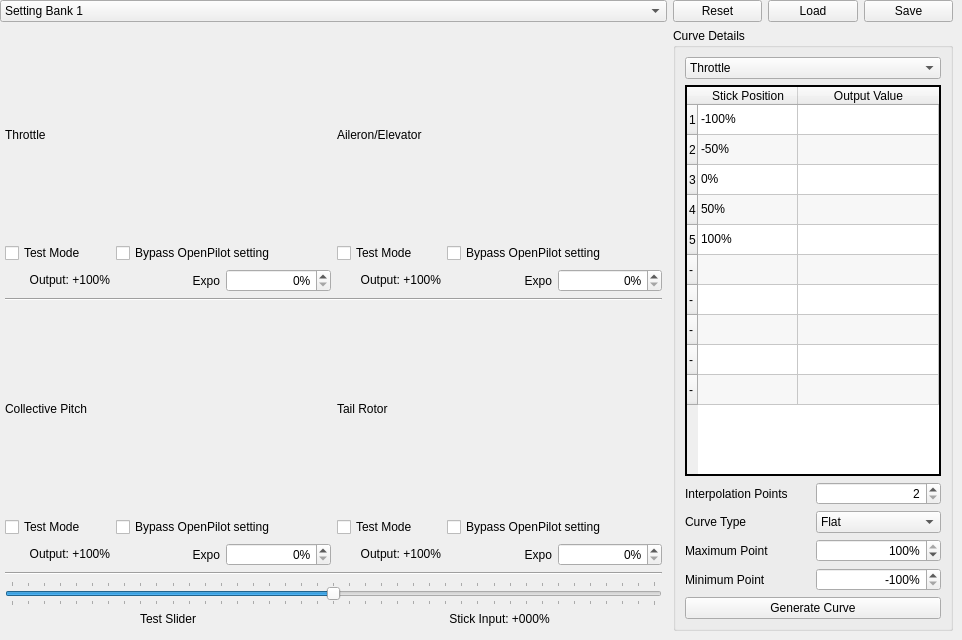
         <widget class="QWidget" name="curves">
          <attribute name="title">
           <string>Curves</string>
          </attribute>
          <widget class="QWidget" name="gridLayoutWidget">
           <property name="geometry">
            <rect>
             <x>0</x>
             <y>0</y>
             <width>953</width>
             <height>631</height>
            </rect>
           </property>
           <layout class="QGridLayout" name="gridLayout_4" columnstretch="1,0,0,0">
            <item row="0" column="0">
             <widget class="QComboBox" name="comboBox_4">
              <item>
               <property name="text">
                <string>Setting Bank 1</string>
               </property>
              </item>
              <item>
               <property name="text">
                <string>Setting Bank 2</string>
               </property>
              </item>
              <item>
               <property name="text">
                <string>Setting Bank 3</string>
               </property>
              </item>
             </widget>
            </item>
            <item row="0" column="3">
             <widget class="QPushButton" name="fblSaveBank">
              <property name="text">
               <string>Save</string>
              </property>
             </widget>
            </item>
            <item row="0" column="1">
             <widget class="QPushButton" name="fblResetBank">
              <property name="text">
               <string>Reset</string>
              </property>
             </widget>
            </item>
            <item row="0" column="2">
             <widget class="QPushButton" name="fblLoadBank">
              <property name="text">
               <string>Load</string>
              </property>
             </widget>
            </item>
            <item row="1" column="1" colspan="3">
             <widget class="QGroupBox" name="groupBox_4">
              <property name="title">
               <string>Curve Details</string>
              </property>
              <layout class="QGridLayout" name="gridLayout_5">
               <item row="9" column="0" colspan="2">
                <widget class="QPushButton" name="fblGenerateCurve">
                 <property name="text">
                  <string>Generate Curve</string>
                 </property>
                </widget>
               </item>
               <item row="4" column="0" colspan="2">
                <widget class="QTableWidget" name="curveDetailTable">
                 <property name="sizePolicy">
                  <sizepolicy hsizetype="Expanding" vsizetype="Expanding">
                   <horstretch>0</horstretch>
                   <verstretch>0</verstretch>
                  </sizepolicy>
                 </property>
                 <property name="frameShape">
                  <enum>QFrame::Box</enum>
                 </property>
                 <property name="frameShadow">
                  <enum>QFrame::Plain</enum>
                 </property>
                 <property name="lineWidth">
                  <number>2</number>
                 </property>
                 <property name="midLineWidth">
                  <number>0</number>
                 </property>
                 <property name="alternatingRowColors">
                  <bool>true</bool>
                 </property>
                 <property name="selectionMode">
                  <enum>QAbstractItemView::NoSelection</enum>
                 </property>
                 <property name="cornerButtonEnabled">
                  <bool>false</bool>
                 </property>
                 <attribute name="horizontalHeaderShowSortIndicator" stdset="0">
                  <bool>false</bool>
                 </attribute>
                 <attribute name="horizontalHeaderStretchLastSection">
                  <bool>true</bool>
                 </attribute>
                 <attribute name="verticalHeaderStretchLastSection">
                  <bool>false</bool>
                 </attribute>
                 <row>
                  <property name="text">
                   <string>1</string>
                  </property>
                 </row>
                 <row>
                  <property name="text">
                   <string>2</string>
                  </property>
                 </row>
                 <row>
                  <property name="text">
                   <string>3</string>
                  </property>
                 </row>
                 <row>
                  <property name="text">
                   <string>4</string>
                  </property>
                 </row>
                 <row>
                  <property name="text">
                   <string>5</string>
                  </property>
                 </row>
                 <row>
                  <property name="text">
                   <string>-</string>
                  </property>
                 </row>
                 <row>
                  <property name="text">
                   <string>-</string>
                  </property>
                 </row>
                 <row>
                  <property name="text">
                   <string>-</string>
                  </property>
                 </row>
                 <row>
                  <property name="text">
                   <string>-</string>
                  </property>
                 </row>
                 <row>
                  <property name="text">
                   <string>-</string>
                  </property>
                 </row>
                 <column>
                  <property name="text">
                   <string>Stick Position</string>
                  </property>
                 </column>
                 <column>
                  <property name="text">
                   <string>Output Value</string>
                  </property>
                 </column>
                 <item row="0" column="0">
                  <property name="text">
                   <string>-100%</string>
                  </property>
                 </item>
                 <item row="0" column="1">
                  <property name="text">
                   <string/>
                  </property>
                 </item>
                 <item row="1" column="0">
                  <property name="text">
                   <string>-50%</string>
                  </property>
                 </item>
                 <item row="1" column="1">
                  <property name="text">
                   <string/>
                  </property>
                 </item>
                 <item row="2" column="0">
                  <property name="text">
                   <string>0%</string>
                  </property>
                 </item>
                 <item row="2" column="1">
                  <property name="text">
                   <string/>
                  </property>
                 </item>
                 <item row="3" column="0">
                  <property name="text">
                   <string>50%</string>
                  </property>
                 </item>
                 <item row="3" column="1">
                  <property name="text">
                   <string/>
                  </property>
                 </item>
                 <item row="4" column="0">
                  <property name="text">
                   <string>100%</string>
                  </property>
                 </item>
                 <item row="4" column="1">
                  <property name="text">
                   <string/>
                  </property>
                 </item>
                </widget>
               </item>
               <item row="2" column="0" colspan="2">
                <widget class="QComboBox" name="fblCurveSelector">
                 <item>
                  <property name="text">
                   <string>Throttle</string>
                  </property>
                 </item>
                 <item>
                  <property name="text">
                   <string>Aileron/Elevator</string>
                  </property>
                 </item>
                 <item>
                  <property name="text">
                   <string>Collective Pitch</string>
                  </property>
                 </item>
                 <item>
                  <property name="text">
                   <string>Tail Rotor</string>
                  </property>
                 </item>
                </widget>
               </item>
               <item row="5" column="0">
                <widget class="QLabel" name="label_9">
                 <property name="text">
                  <string>Interpolation Points</string>
                 </property>
                </widget>
               </item>
               <item row="5" column="1">
                <widget class="QSpinBox" name="fblNumIntPoints">
                 <property name="alignment">
                  <set>Qt::AlignRight|Qt::AlignTrailing|Qt::AlignVCenter</set>
                 </property>
                 <property name="minimum">
                  <number>2</number>
                 </property>
                 <property name="maximum">
                  <number>10</number>
                 </property>
                 <property name="value">
                  <number>2</number>
                 </property>
                </widget>
               </item>
               <item row="6" column="0">
                <widget class="QLabel" name="label_10">
                 <property name="text">
                  <string>Curve Type</string>
                 </property>
                </widget>
               </item>
               <item row="7" column="0">
                <widget class="QLabel" name="label_11">
                 <property name="text">
                  <string>Maximum Point</string>
                 </property>
                </widget>
               </item>
               <item row="8" column="0">
                <widget class="QLabel" name="label_12">
                 <property name="text">
                  <string>Minimum Point</string>
                 </property>
                </widget>
               </item>
               <item row="7" column="1">
                <widget class="QSpinBox" name="fblMaximumPoint">
                 <property name="alignment">
                  <set>Qt::AlignRight|Qt::AlignTrailing|Qt::AlignVCenter</set>
                 </property>
                 <property name="suffix">
                  <string>%</string>
                 </property>
                 <property name="minimum">
                  <number>-100</number>
                 </property>
                 <property name="maximum">
                  <number>100</number>
                 </property>
                 <property name="value">
                  <number>100</number>
                 </property>
                </widget>
               </item>
               <item row="8" column="1">
                <widget class="QSpinBox" name="fblMinimumPoint">
                 <property name="alignment">
                  <set>Qt::AlignRight|Qt::AlignTrailing|Qt::AlignVCenter</set>
                 </property>
                 <property name="suffix">
                  <string>%</string>
                 </property>
                 <property name="minimum">
                  <number>-100</number>
                 </property>
                 <property name="maximum">
                  <number>100</number>
                 </property>
                 <property name="value">
                  <number>-100</number>
                 </property>
                </widget>
               </item>
               <item row="6" column="1">
                <widget class="QComboBox" name="comboBox_3">
                 <item>
                  <property name="text">
                   <string>Flat</string>
                  </property>
                 </item>
                 <item>
                  <property name="text">
                   <string>Linear Rise</string>
                  </property>
                 </item>
                 <item>
                  <property name="text">
                   <string>Linear Fall</string>
                  </property>
                 </item>
                 <item>
                  <property name="text">
                   <string>Single Expo</string>
                  </property>
                 </item>
                 <item>
                  <property name="text">
                   <string>Symmetric Expo</string>
                  </property>
                 </item>
                 <item>
                  <property name="text">
                   <string>V-Shape</string>
                  </property>
                 </item>
                </widget>
               </item>
              </layout>
             </widget>
            </item>
            <item row="1" column="0">
             <widget class="QWidget" name="widget" native="true">
              <layout class="QGridLayout" name="gridLayout_6" columnstretch="0,0,0,0,0,0">
               <property name="margin">
                <number>5</number>
               </property>
               <item row="1" column="1" colspan="2">
                <widget class="MixerCurveWidget" name="fblThrottleCurve" native="true">
                 <property name="sizePolicy">
                  <sizepolicy hsizetype="MinimumExpanding" vsizetype="MinimumExpanding">
                   <horstretch>0</horstretch>
                   <verstretch>0</verstretch>
                  </sizepolicy>
                 </property>
                 <property name="minimumSize">
                  <size>
                   <width>120</width>
                   <height>120</height>
                  </size>
                 </property>
                 <property name="styleSheet">
                  <string notr="true">background:transparent</string>
                 </property>
                </widget>
               </item>
               <item row="2" column="0">
                <widget class="QCheckBox" name="fblTmThrottle">
                 <property name="text">
                  <string>Test Mode</string>
                 </property>
                </widget>
               </item>
               <item row="8" column="1" colspan="2">
                <widget class="MixerCurveWidget" name="fblCollCurve" native="true">
                 <property name="sizePolicy">
                  <sizepolicy hsizetype="MinimumExpanding" vsizetype="MinimumExpanding">
                   <horstretch>0</horstretch>
                   <verstretch>0</verstretch>
                  </sizepolicy>
                 </property>
                 <property name="minimumSize">
                  <size>
                   <width>120</width>
                   <height>120</height>
                  </size>
                 </property>
                 <property name="styleSheet">
                  <string notr="true">background:transparent</string>
                 </property>
                </widget>
               </item>
               <item row="1" column="4" colspan="2">
                <widget class="MixerCurveWidget" name="fblAilElvCurve" native="true">
                 <property name="sizePolicy">
                  <sizepolicy hsizetype="MinimumExpanding" vsizetype="MinimumExpanding">
                   <horstretch>0</horstretch>
                   <verstretch>0</verstretch>
                  </sizepolicy>
                 </property>
                 <property name="minimumSize">
                  <size>
                   <width>120</width>
                   <height>120</height>
                  </size>
                 </property>
                 <property name="styleSheet">
                  <string notr="true">background:transparent</string>
                 </property>
                </widget>
               </item>
               <item row="8" column="4" colspan="2">
                <widget class="MixerCurveWidget" name="fblTailCurve" native="true">
                 <property name="sizePolicy">
                  <sizepolicy hsizetype="MinimumExpanding" vsizetype="MinimumExpanding">
                   <horstretch>0</horstretch>
                   <verstretch>0</verstretch>
                  </sizepolicy>
                 </property>
                 <property name="minimumSize">
                  <size>
                   <width>120</width>
                   <height>120</height>
                  </size>
                 </property>
                 <property name="styleSheet">
                  <string notr="true">background:transparent</string>
                 </property>
                </widget>
               </item>
               <item row="2" column="3">
                <widget class="QCheckBox" name="fblTmAilElv">
                 <property name="text">
                  <string>Test Mode</string>
                 </property>
                </widget>
               </item>
               <item row="9" column="0">
                <widget class="QCheckBox" name="fblTmColl">
                 <property name="text">
                  <string>Test Mode</string>
                 </property>
                </widget>
               </item>
               <item row="9" column="3">
                <widget class="QCheckBox" name="fblTmTail">
                 <property name="text">
                  <string>Test Mode</string>
                 </property>
                </widget>
               </item>
               <item row="14" column="0" colspan="3">
                <widget class="QLabel" name="fblTestSliderLabel">
                 <property name="text">
                  <string>Test Slider</string>
                 </property>
                 <property name="alignment">
                  <set>Qt::AlignCenter</set>
                 </property>
                </widget>
               </item>
               <item row="6" column="0" colspan="6">
                <widget class="Line" name="sepMed">
                 <property name="orientation">
                  <enum>Qt::Horizontal</enum>
                 </property>
                </widget>
               </item>
               <item row="12" column="0" colspan="6">
                <widget class="Line" name="sepBot">
                 <property name="orientation">
                  <enum>Qt::Horizontal</enum>
                 </property>
                </widget>
               </item>
               <item row="14" column="3" colspan="3">
                <widget class="QLabel" name="fblTestSliderVal">
                 <property name="text">
                  <string>Stick Input: +000%</string>
                 </property>
                 <property name="alignment">
                  <set>Qt::AlignCenter</set>
                 </property>
                </widget>
               </item>
               <item row="13" column="0" colspan="6">
                <widget class="QSlider" name="fblTestSlider">
                 <property name="minimum">
                  <number>-100</number>
                 </property>
                 <property name="maximum">
                  <number>100</number>
                 </property>
                 <property name="orientation">
                  <enum>Qt::Horizontal</enum>
                 </property>
                 <property name="tickPosition">
                  <enum>QSlider::TicksBothSides</enum>
                 </property>
                 <property name="tickInterval">
                  <number>5</number>
                 </property>
                </widget>
               </item>
               <item row="4" column="2">
                <widget class="QSpinBox" name="fblThrottleExpo">
                 <property name="alignment">
                  <set>Qt::AlignRight|Qt::AlignTrailing|Qt::AlignVCenter</set>
                 </property>
                 <property name="suffix">
                  <string>%</string>
                 </property>
                 <property name="maximum">
                  <number>60</number>
                 </property>
                </widget>
               </item>
               <item row="4" column="1">
                <widget class="QLabel" name="fblThrottleExpoLabel">
                 <property name="text">
                  <string>Expo</string>
                 </property>
                 <property name="alignment">
                  <set>Qt::AlignRight|Qt::AlignTrailing|Qt::AlignVCenter</set>
                 </property>
                </widget>
               </item>
               <item row="4" column="4">
                <widget class="QLabel" name="fblAilElvExpoLabel">
                 <property name="text">
                  <string>Expo</string>
                 </property>
                 <property name="alignment">
                  <set>Qt::AlignRight|Qt::AlignTrailing|Qt::AlignVCenter</set>
                 </property>
                </widget>
               </item>
               <item row="4" column="5">
                <widget class="QSpinBox" name="fblAilElvExpo">
                 <property name="alignment">
                  <set>Qt::AlignRight|Qt::AlignTrailing|Qt::AlignVCenter</set>
                 </property>
                 <property name="suffix">
                  <string>%</string>
                 </property>
                 <property name="maximum">
                  <number>60</number>
                 </property>
                </widget>
               </item>
               <item row="11" column="1">
                <widget class="QLabel" name="fblCollExpoLabel">
                 <property name="text">
                  <string>Expo</string>
                 </property>
                 <property name="alignment">
                  <set>Qt::AlignRight|Qt::AlignTrailing|Qt::AlignVCenter</set>
                 </property>
                </widget>
               </item>
               <item row="11" column="4">
                <widget class="QLabel" name="fblTailExpoLabel">
                 <property name="text">
                  <string>Expo</string>
                 </property>
                 <property name="alignment">
                  <set>Qt::AlignRight|Qt::AlignTrailing|Qt::AlignVCenter</set>
                 </property>
                </widget>
               </item>
               <item row="11" column="5">
                <widget class="QSpinBox" name="fblTailExpo">
                 <property name="alignment">
                  <set>Qt::AlignRight|Qt::AlignTrailing|Qt::AlignVCenter</set>
                 </property>
                 <property name="suffix">
                  <string>%</string>
                 </property>
                 <property name="maximum">
                  <number>60</number>
                 </property>
                </widget>
               </item>
               <item row="11" column="2">
                <widget class="QSpinBox" name="fblCollExpo">
                 <property name="alignment">
                  <set>Qt::AlignRight|Qt::AlignTrailing|Qt::AlignVCenter</set>
                 </property>
                 <property name="suffix">
                  <string>%</string>
                 </property>
                 <property name="maximum">
                  <number>60</number>
                 </property>
                </widget>
               </item>
               <item row="8" column="3">
                <widget class="QLabel" name="fblTailTitle">
                 <property name="text">
                  <string>Tail Rotor</string>
                 </property>
                 <property name="wordWrap">
                  <bool>true</bool>
                 </property>
                </widget>
               </item>
               <item row="8" column="0">
                <widget class="QLabel" name="fblCollTitle">
                 <property name="text">
                  <string>Collective Pitch</string>
                 </property>
                 <property name="wordWrap">
                  <bool>true</bool>
                 </property>
                </widget>
               </item>
               <item row="1" column="0">
                <widget class="QLabel" name="fblThrottleTitle">
                 <property name="text">
                  <string>Throttle</string>
                 </property>
                 <property name="wordWrap">
                  <bool>true</bool>
                 </property>
                </widget>
               </item>
               <item row="1" column="3">
                <widget class="QLabel" name="fblAilElvTitle">
                 <property name="text">
                  <string>Aileron/Elevator</string>
                 </property>
                 <property name="wordWrap">
                  <bool>true</bool>
                 </property>
                </widget>
               </item>
               <item row="2" column="1" colspan="2">
                <widget class="QCheckBox" name="fblPtThrottle">
                 <property name="text">
                  <string>Bypass OpenPilot setting</string>
                 </property>
                </widget>
               </item>
               <item row="2" column="4" colspan="2">
                <widget class="QCheckBox" name="fblPtAilElv">
                 <property name="text">
                  <string>Bypass OpenPilot setting</string>
                 </property>
                </widget>
               </item>
               <item row="4" column="0">
                <widget class="QLabel" name="fblThrottleVal">
                 <property name="sizePolicy">
                  <sizepolicy hsizetype="Preferred" vsizetype="Fixed">
                   <horstretch>0</horstretch>
                   <verstretch>0</verstretch>
                  </sizepolicy>
                 </property>
                 <property name="minimumSize">
                  <size>
                   <width>0</width>
                   <height>20</height>
                  </size>
                 </property>
                 <property name="text">
                  <string>Output: +100%</string>
                 </property>
                 <property name="alignment">
                  <set>Qt::AlignRight|Qt::AlignTrailing|Qt::AlignVCenter</set>
                 </property>
                </widget>
               </item>
               <item row="4" column="3">
                <widget class="QLabel" name="fblAilElvVal">
                 <property name="sizePolicy">
                  <sizepolicy hsizetype="Preferred" vsizetype="Fixed">
                   <horstretch>0</horstretch>
                   <verstretch>0</verstretch>
                  </sizepolicy>
                 </property>
                 <property name="minimumSize">
                  <size>
                   <width>0</width>
                   <height>20</height>
                  </size>
                 </property>
                 <property name="text">
                  <string>Output: +100%</string>
                 </property>
                 <property name="alignment">
                  <set>Qt::AlignRight|Qt::AlignTrailing|Qt::AlignVCenter</set>
                 </property>
                </widget>
               </item>
               <item row="9" column="1" colspan="2">
                <widget class="QCheckBox" name="fblPtColl">
                 <property name="text">
                  <string>Bypass OpenPilot setting</string>
                 </property>
                </widget>
               </item>
               <item row="11" column="0">
                <widget class="QLabel" name="fblCollVal">
                 <property name="sizePolicy">
                  <sizepolicy hsizetype="Preferred" vsizetype="Fixed">
                   <horstretch>0</horstretch>
                   <verstretch>0</verstretch>
                  </sizepolicy>
                 </property>
                 <property name="minimumSize">
                  <size>
                   <width>0</width>
                   <height>20</height>
                  </size>
                 </property>
                 <property name="text">
                  <string>Output: +100%</string>
                 </property>
                 <property name="alignment">
                  <set>Qt::AlignRight|Qt::AlignTrailing|Qt::AlignVCenter</set>
                 </property>
                </widget>
               </item>
               <item row="9" column="4" colspan="2">
                <widget class="QCheckBox" name="fblPtTail">
                 <property name="text">
                  <string>Bypass OpenPilot setting</string>
                 </property>
                </widget>
               </item>
               <item row="11" column="3">
                <widget class="QLabel" name="fblTailVal">
                 <property name="sizePolicy">
                  <sizepolicy hsizetype="Preferred" vsizetype="Fixed">
                   <horstretch>0</horstretch>
                   <verstretch>0</verstretch>
                  </sizepolicy>
                 </property>
                 <property name="minimumSize">
                  <size>
                   <width>0</width>
                   <height>20</height>
                  </size>
                 </property>
                 <property name="text">
                  <string> Output: +100%</string>
                 </property>
                 <property name="alignment">
                  <set>Qt::AlignRight|Qt::AlignTrailing|Qt::AlignVCenter</set>
                 </property>
                </widget>
               </item>
              </layout>
             </widget>
            </item>
           </layout>
          </widget>
         </widget>
